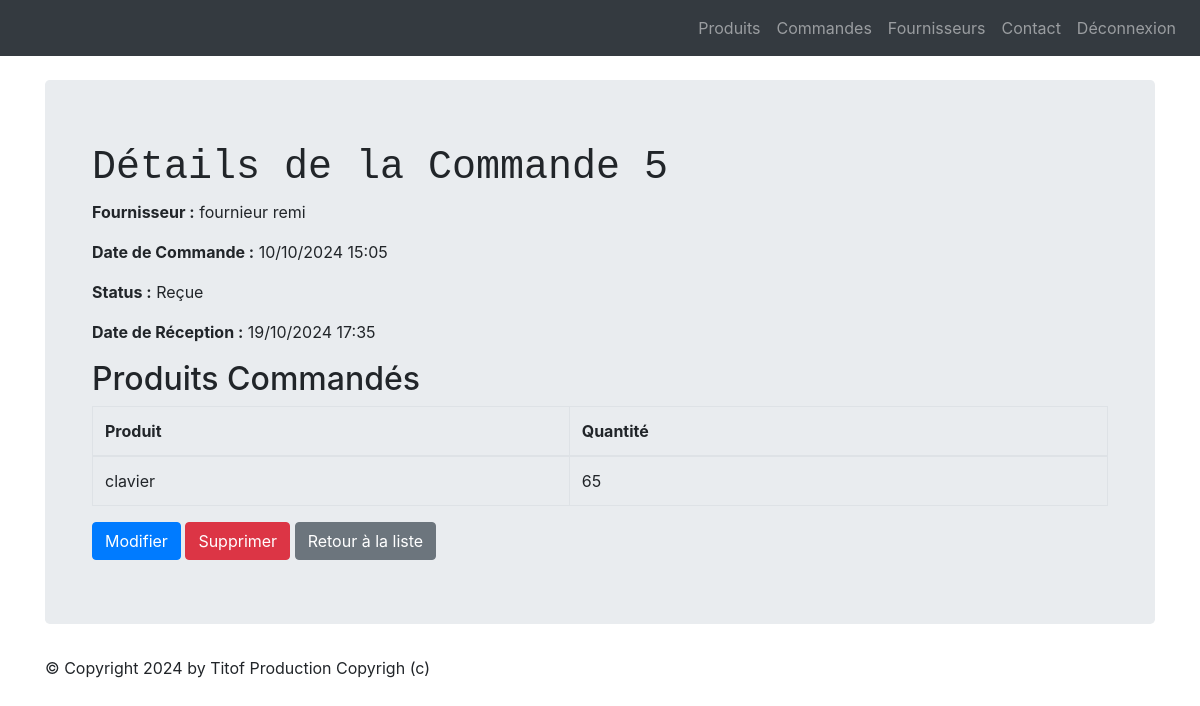
The app's page /commandes/5/ (signed in) with its own data.
### LesProduits/models.py (models this page shows, shortened)
class Commande(models.Model):
    fournisseur = models.ForeignKey(Fournisseur, on_delete=models.CASCADE)
    date_commande = models.DateTimeField(default=timezone.now)
    status = models.SmallIntegerField(choices=COMMANDE_STATUS, default=0)
    date_reception = models.DateTimeField(null=True, blank=True)

class Fournisseur(models.Model):
    nom = models.CharField(max_length=100)
    adresse = models.CharField(max_length=255, null=True, blank=True)
    email = models.EmailField(null=True, blank=True)
    telephone = models.CharField(max_length=15, null=True, blank=True)

class CommandeProduit(models.Model):
    commande = models.ForeignKey(Commande, on_delete=models.CASCADE, related_name="produits_commande")
    produit = models.ForeignKey(Product, on_delete=models.CASCADE)
    quantite = models.PositiveIntegerField()

class Product(models.Model):
    class Meta:
        verbose_name = "Produit"
    name          = models.CharField(max_length=100)
    code          = models.CharField(max_length=10, null=True, blank=True, unique=True)
    price_ht      = models.DecimalField(max_digits=8, decimal_places=2,  null=True, blank=True, verbose_name="Prix unitaire HT")
    price_ttc     = models.DecimalField(max_digits=8, decimal_places=2,  null=True, blank=True, verbose_name="Prix unitaire TTC")
    status        = models.SmallIntegerField(choices=PRODUCT_STATUS, default=0)
    date_creation =  models.DateTimeField(blank=True, verbose_name="Date création")
    stock         = models.PositiveIntegerField(default=0, verbose_name="Quantité en stock")

### LesProduits/views.py (the view)
# urls.py: path('commandes/<int:pk>/', views.CommandeDetailView.as_view(), name='commande-detail'),
class CommandeDetailView(LoginRequiredMixin, DetailView):
    model = Commande
    template_name = "detail_commande.html"
    context_object_name = "commande"
    login_url = '/login/'
    def get_context_data(self, **kwargs):
        context = super(CommandeDetailView, self).get_context_data(**kwargs)
        context['titremenu'] = "Détail de la commande"
        context['produits'] = CommandeProduit.objects.filter(commande=self.object)
        return context

### LesProduits/templates/detail_commande.html (shortened to what this page needs)
{% extends 'base.html' %}
{% block contenu %}
<div class="container">
    <h1>Détails de la Commande {{ commande.id }}</h1>
    <p><strong>Fournisseur :</strong> {{ commande.fournisseur.nom }}</p>
    <p><strong>Date de Commande :</strong> {{ commande.date_commande|date:"d/m/Y H:i" }}</p>
    <p><strong>Status :</strong> {{ commande.get_status_display }}</p>
    <p><strong>Date de Réception :</strong>
        {% if commande.date_reception %}
            {{ commande.date_reception|date:"d/m/Y H:i" }}
        {% else %}
            N/A
        {% endif %}
    </p>
    <h2>Produits Commandés</h2>
    <table class="table table-bordered">
        <thead>
            <tr>
                <th>Produit</th>
                <th>Quantité</th>
            </tr>
        </thead>
        <tbody>
            {% for item in produits %}
            <tr>
                <td>{{ item.produit.name }}</td>
                <td>{{ item.quantite }}</td>
            </tr>
            {% empty %}
            <tr>
                <td colspan="2">Aucun produit dans cette commande.</td>
            </tr>
            {% endfor %}
        </tbody>
    </table>
    <a href="{% url 'commande-update' commande.id %}" class="btn btn-primary">Modifier</a>
    <a href="{% url 'commande-delete' commande.id %}" class="btn btn-danger">Supprimer</a>
    <a href="{% url 'commande-list' %}" class="btn btn-secondary">Retour à la liste</a>
</div>
{% endblock %}

### LesProduits/static/css/styles.css (style rules this page uses)
h1 { font-family: 'Courier New', Courier, monospace; }
a { color:white; }

### records on screen
Commande: id "5", fournisseur.nom "fournieur remi", date_commande "10/10/2024 15:05", status "Reçue", date_reception "19/10/2024 17:35"
CommandeProduit: produit.name "clavier", quantite "65"
